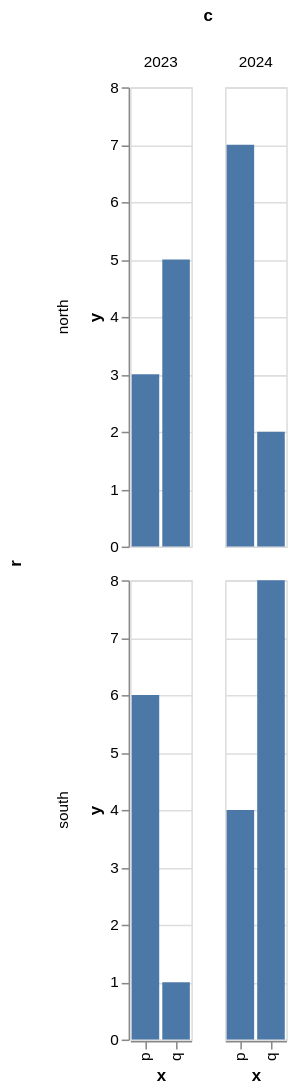

Express this chart as Vega-Lite.
### Vega-Lite specification from a JSON file in a GitHub repository (floating-point values rounded to 4 significant figures)
{"$schema": "https://vega.github.io/schema/vega-lite/v6.json", "description": "A trellis two deep and two across, so the grid has headers on both sides.", "data": {"values": [{"r": "north", "c": "2023", "x": "p", "y": 3}, {"r": "north", "c": "2023", "x": "q", "y": 5}, {"r": "north", "c": "2024", "x": "p", "y": 7}, {"r": "north", "c": "2024", "x": "q", "y": 2}, {"r": "south", "c": "2023", "x": "p", "y": 6}, {"r": "south", "c": "2023", "x": "q", "y": 1}, {"r": "south", "c": "2024", "x": "p", "y": 4}, {"r": "south", "c": "2024", "x": "q", "y": 8}]}, "mark": "bar", "encoding": {"row": {"field": "r", "type": "nominal"}, "column": {"field": "c", "type": "nominal"}, "x": {"field": "x", "type": "nominal"}, "y": {"field": "y", "type": "quantitative"}}}
